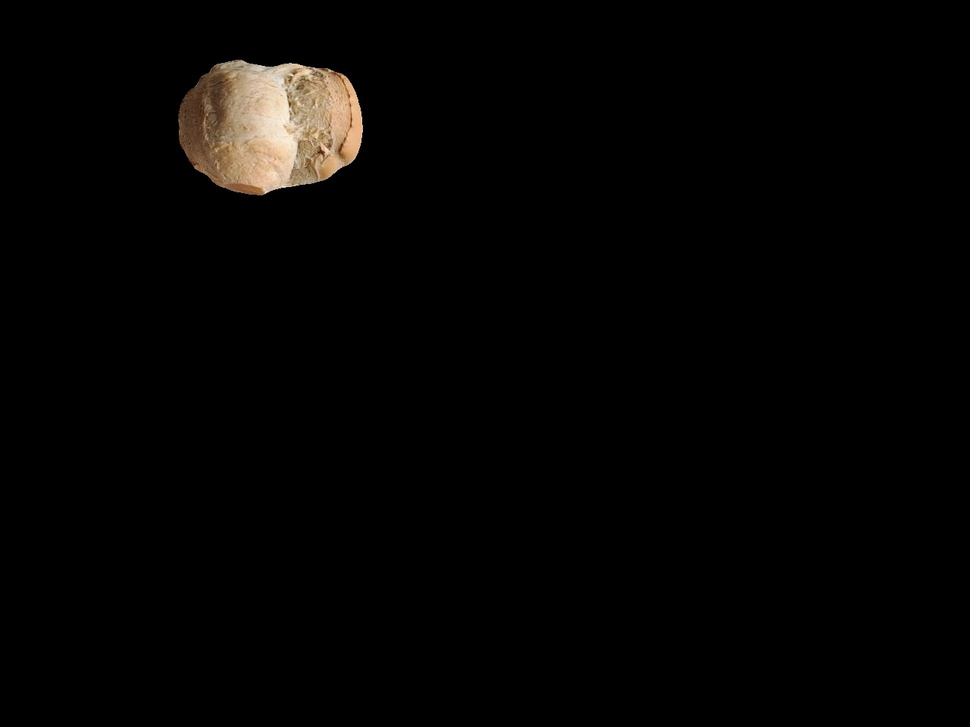
//> input picture test/data/13_bread/tray_1_food_image.jpg, 970 x 727 px, shrunk from 1280 x 960 before the run; its folder holds 4 pictures in this run
$ ./bread   (built with g++ and OpenCV 4)
//> lines starting //> are read from the running program, lines starting //| are printed output that depends on the picture
#include <opencv2/imgproc.hpp>
#include <opencv2/features2d.hpp>
#include <opencv2/highgui.hpp>
#include <iostream>

using namespace std;
using namespace cv;

int main(int argc, char const *argv[]) {
    Ptr<SIFT> s = SIFT::create();

    vector<string> p;
    glob("/home/francesco/Scaricati/pane/13_bread/*.jpg", p);

    Mat d;
    for (int i = 0; i < p.size(); i++) {
        Mat src = imread(p[i]);
//> src is the input picture: 727 rows x 970 cols, CV_8UC3; mean B, G, R 3.3, 4.2, 5
        vector<KeyPoint> key;
        Mat desc;
        s->detectAndCompute(src, noArray(), key, desc);
//> key = 149 keypoints; strongest (x, y, size): (281, 126, 89.6), (306, 71, 7.6), (343, 76, 2.5), (353, 145, 11.6)

        d.push_back(desc);
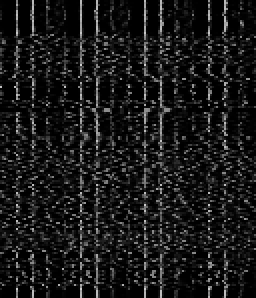
//> d: 149 rows x 128 cols, CV_32FC1 (shown 2 times larger); min 0, max 206, mean 24.3
    }
//> pass 2 of the loop `for (int i = 0; i < p.size(); i++)`:
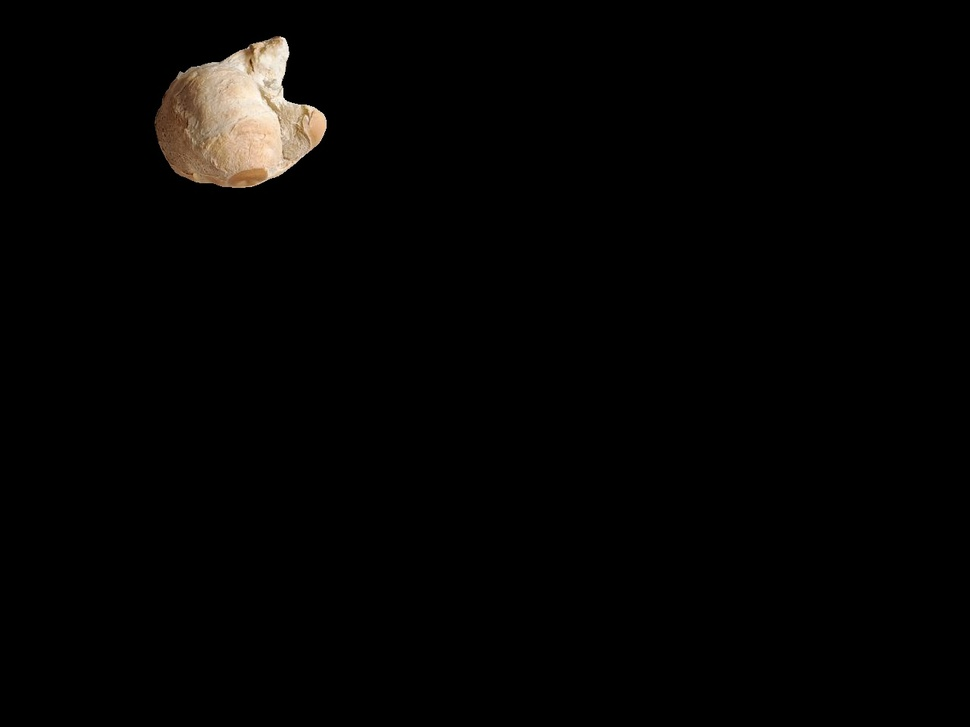
//> input picture test/data/13_bread/tray_1_leftover1.jpg, 970 x 727 px, shrunk from 1280 x 960 before the run
//> src is the input picture: 727 rows x 970 cols, CV_8UC3; mean B, G, R 3.1, 3.8, 4.5
//> key = 137 keypoints; strongest (x, y, size): (250, 116, 83.2), (275, 56, 22.2), (316, 122, 16.8), (283, 41, 5.4)
//> `d.push_back(desc);`:
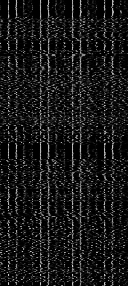
//> d: 286 rows x 128 cols, CV_32FC1; min 0, max 213, mean 23.8
//> pass 3 of the loop `for (int i = 0; i < p.size(); i++)`:
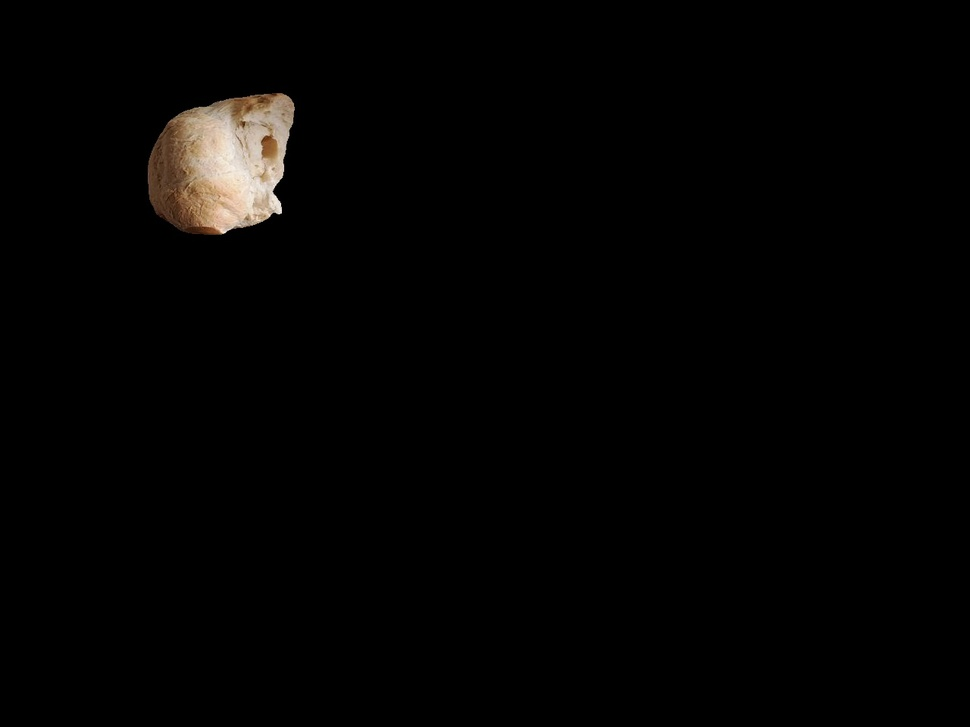
//> input picture test/data/13_bread/tray_1_leftover2.jpg, 970 x 727 px, shrunk from 1280 x 960 before the run
//> src is the input picture: 727 rows x 970 cols, CV_8UC3; mean B, G, R 2.8, 3.3, 3.9
//> key = 137 keypoints; strongest (x, y, size): (232, 166, 78.3), (279, 211, 4.4), (276, 206, 8.9), (223, 231, 4.2)
//> `d.push_back(desc);`:
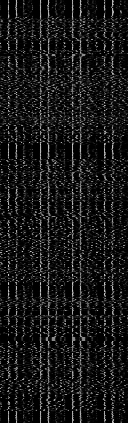
//> d: 423 rows x 128 cols, CV_32FC1; min 0, max 213, mean 23.3
//> the loop made 4 passes; the first 3 are shown

    FileStorage file("../build/bread.yml", FileStorage::WRITE);
    file<<"bread"<<d;
    file.release();

    return 0;
}
